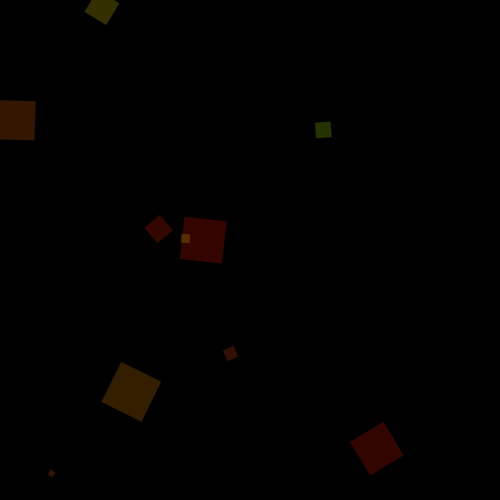
Frame 1 (no input)
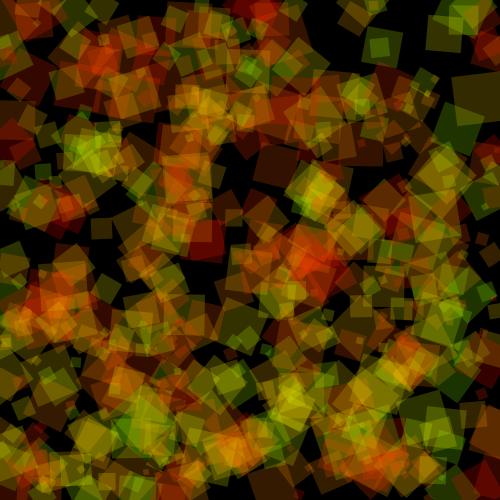
Frame 60 (the mouse pressed at the canvas centre just before this capture)
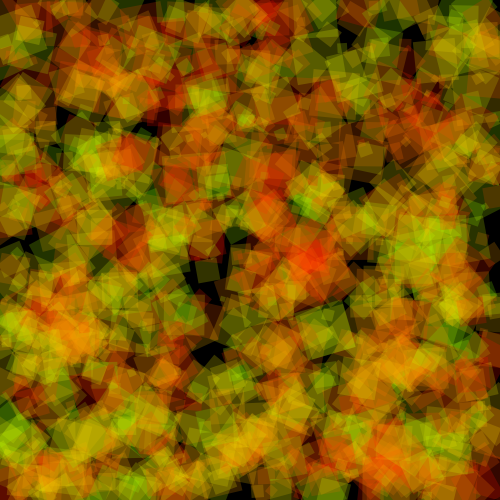
Frame 120 (the mouse held since frame 60 and released just before this capture)

The Processing sketch that drew these frames (run headless with seeded random() and noise(); from frame 60 on, the mouse is pressed at the canvas centre):

// Processing sketch: sample04_random
// ── sample04_random.pde
void setup() {
  
size (500, 500);
colorMode(HSB, 360, 256, 256);
background(0);
noStroke();
smooth();
rectMode(CENTER);

}

void draw() {

  for (int i = 0; i < 10; i++) {
  pushMatrix();
  translate(random(width), random(height));
  rotate(random(PI/2));
  scale(random(0.5, 5));
  fill(random(0, 90), 255, 255, 51);
  rect(0, 0, 10, 10);
  popMatrix();
}

}
